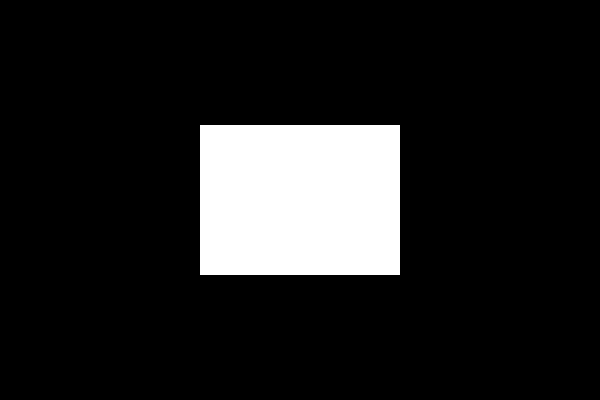
Frame 1 (no input)
Frame 60 (the mouse pressed at the canvas centre just before this capture): identical to frame 1, image omitted
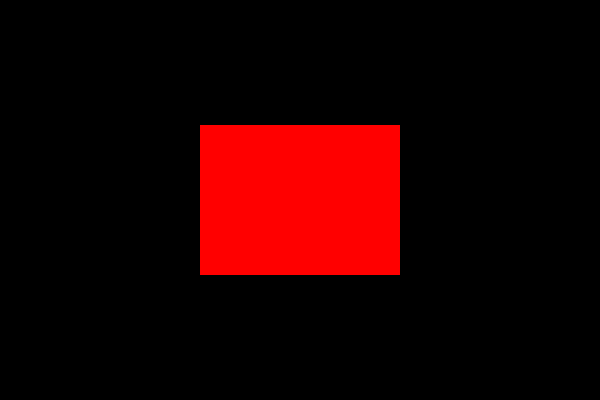
Frame 120 (the mouse held since frame 60 and released just before this capture)

The Processing sketch that drew these frames (run headless with seeded random() and noise(); from frame 60 on, the mouse is pressed at the canvas centre):

// Processing sketch: interact_13_mousepress
// ── interact_13_mousepress.pde
int x, y, w, h;

void setup() {
  size(600, 400);
  background(0);
  noStroke();
  w = 200;
  h = 150;
  x = width/2 - w/2;
  y = height/2 - h/2;
}

void draw() {
  background(0);
  if ((mouseX > x) && (mouseX < x + w) && 
      (mouseY > y) && (mouseY < y + h) && 
      mousePressed == true) {
    fill(255, 0, 0);
  } else {
    fill(255);
  }
  rect(x, y, w, h);
}
